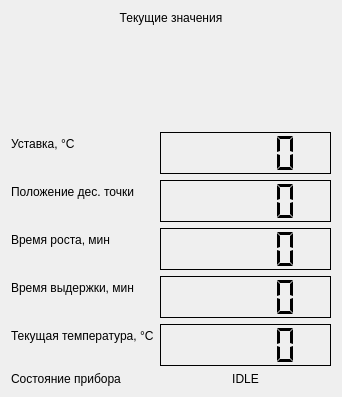
<?xml version="1.0" encoding="UTF-8"?>
<ui version="4.0">
 <class>display_panel</class>
 <widget class="QWidget" name="display_panel">
  <property name="geometry">
   <rect>
    <x>0</x>
    <y>0</y>
    <width>342</width>
    <height>397</height>
   </rect>
  </property>
  <property name="sizePolicy">
   <sizepolicy hsizetype="MinimumExpanding" vsizetype="Fixed">
    <horstretch>0</horstretch>
    <verstretch>0</verstretch>
   </sizepolicy>
  </property>
  <property name="windowTitle">
   <string>Form</string>
  </property>
  <layout class="QVBoxLayout" name="verticalLayout">
   <item>
    <widget class="QLabel" name="title_label">
     <property name="sizePolicy">
      <sizepolicy hsizetype="MinimumExpanding" vsizetype="Minimum">
       <horstretch>0</horstretch>
       <verstretch>0</verstretch>
      </sizepolicy>
     </property>
     <property name="text">
      <string>Текущие значения</string>
     </property>
     <property name="alignment">
      <set>Qt::AlignCenter</set>
     </property>
    </widget>
   </item>
   <item>
    <layout class="QFormLayout" name="display_layout">
     <property name="topMargin">
      <number>101</number>
     </property>
     <property name="bottomMargin">
      <number>0</number>
     </property>
     <item row="2" column="0">
      <widget class="QLabel" name="target_temperature_label">
       <property name="sizePolicy">
        <sizepolicy hsizetype="MinimumExpanding" vsizetype="Preferred">
         <horstretch>0</horstretch>
         <verstretch>0</verstretch>
        </sizepolicy>
       </property>
       <property name="text">
        <string>Уставка, °С</string>
       </property>
      </widget>
     </item>
     <item row="2" column="1">
      <widget class="QLCDNumber" name="target_temp_lcd">
       <property name="sizePolicy">
        <sizepolicy hsizetype="MinimumExpanding" vsizetype="MinimumExpanding">
         <horstretch>0</horstretch>
         <verstretch>0</verstretch>
        </sizepolicy>
       </property>
       <property name="frameShape">
        <enum>QFrame::Box</enum>
       </property>
       <property name="frameShadow">
        <enum>QFrame::Plain</enum>
       </property>
       <property name="segmentStyle">
        <enum>QLCDNumber::Flat</enum>
       </property>
       <property name="intValue" stdset="0">
        <number>0</number>
       </property>
      </widget>
     </item>
     <item row="3" column="0">
      <widget class="QLabel" name="point_position_label">
       <property name="sizePolicy">
        <sizepolicy hsizetype="MinimumExpanding" vsizetype="Preferred">
         <horstretch>0</horstretch>
         <verstretch>0</verstretch>
        </sizepolicy>
       </property>
       <property name="text">
        <string>Положение дес. точки</string>
       </property>
      </widget>
     </item>
     <item row="3" column="1">
      <widget class="QLCDNumber" name="point_position_lcd">
       <property name="sizePolicy">
        <sizepolicy hsizetype="MinimumExpanding" vsizetype="MinimumExpanding">
         <horstretch>0</horstretch>
         <verstretch>0</verstretch>
        </sizepolicy>
       </property>
       <property name="frameShadow">
        <enum>QFrame::Plain</enum>
       </property>
       <property name="segmentStyle">
        <enum>QLCDNumber::Flat</enum>
       </property>
      </widget>
     </item>
     <item row="4" column="0">
      <widget class="QLabel" name="raising_time_label">
       <property name="sizePolicy">
        <sizepolicy hsizetype="MinimumExpanding" vsizetype="Preferred">
         <horstretch>0</horstretch>
         <verstretch>0</verstretch>
        </sizepolicy>
       </property>
       <property name="text">
        <string>Время роста, мин</string>
       </property>
      </widget>
     </item>
     <item row="4" column="1">
      <widget class="QLCDNumber" name="raising_time_lcd">
       <property name="sizePolicy">
        <sizepolicy hsizetype="MinimumExpanding" vsizetype="MinimumExpanding">
         <horstretch>0</horstretch>
         <verstretch>0</verstretch>
        </sizepolicy>
       </property>
       <property name="frameShadow">
        <enum>QFrame::Plain</enum>
       </property>
       <property name="segmentStyle">
        <enum>QLCDNumber::Flat</enum>
       </property>
      </widget>
     </item>
     <item row="5" column="0">
      <widget class="QLabel" name="holding_time_label">
       <property name="sizePolicy">
        <sizepolicy hsizetype="MinimumExpanding" vsizetype="Preferred">
         <horstretch>0</horstretch>
         <verstretch>0</verstretch>
        </sizepolicy>
       </property>
       <property name="text">
        <string>Время выдержки, мин</string>
       </property>
      </widget>
     </item>
     <item row="5" column="1">
      <widget class="QLCDNumber" name="holding_temp_lcd">
       <property name="sizePolicy">
        <sizepolicy hsizetype="MinimumExpanding" vsizetype="MinimumExpanding">
         <horstretch>0</horstretch>
         <verstretch>0</verstretch>
        </sizepolicy>
       </property>
       <property name="frameShadow">
        <enum>QFrame::Plain</enum>
       </property>
       <property name="segmentStyle">
        <enum>QLCDNumber::Flat</enum>
       </property>
      </widget>
     </item>
     <item row="6" column="0">
      <widget class="QLabel" name="current_temperature_label">
       <property name="sizePolicy">
        <sizepolicy hsizetype="MinimumExpanding" vsizetype="Preferred">
         <horstretch>0</horstretch>
         <verstretch>0</verstretch>
        </sizepolicy>
       </property>
       <property name="text">
        <string>Текущая температура, °C</string>
       </property>
      </widget>
     </item>
     <item row="6" column="1">
      <widget class="QLCDNumber" name="current_temperature_lcd">
       <property name="sizePolicy">
        <sizepolicy hsizetype="MinimumExpanding" vsizetype="MinimumExpanding">
         <horstretch>0</horstretch>
         <verstretch>0</verstretch>
        </sizepolicy>
       </property>
       <property name="frameShape">
        <enum>QFrame::Box</enum>
       </property>
       <property name="frameShadow">
        <enum>QFrame::Plain</enum>
       </property>
       <property name="segmentStyle">
        <enum>QLCDNumber::Flat</enum>
       </property>
      </widget>
     </item>
     <item row="7" column="0">
      <widget class="QLabel" name="device_state_label">
       <property name="sizePolicy">
        <sizepolicy hsizetype="MinimumExpanding" vsizetype="Preferred">
         <horstretch>0</horstretch>
         <verstretch>0</verstretch>
        </sizepolicy>
       </property>
       <property name="text">
        <string>Состояние прибора</string>
       </property>
      </widget>
     </item>
     <item row="7" column="1">
      <widget class="QLabel" name="device_state_field">
       <property name="text">
        <string>IDLE</string>
       </property>
       <property name="alignment">
        <set>Qt::AlignCenter</set>
       </property>
      </widget>
     </item>
    </layout>
   </item>
  </layout>
 </widget>
 <resources/>
 <connections/>
</ui>
